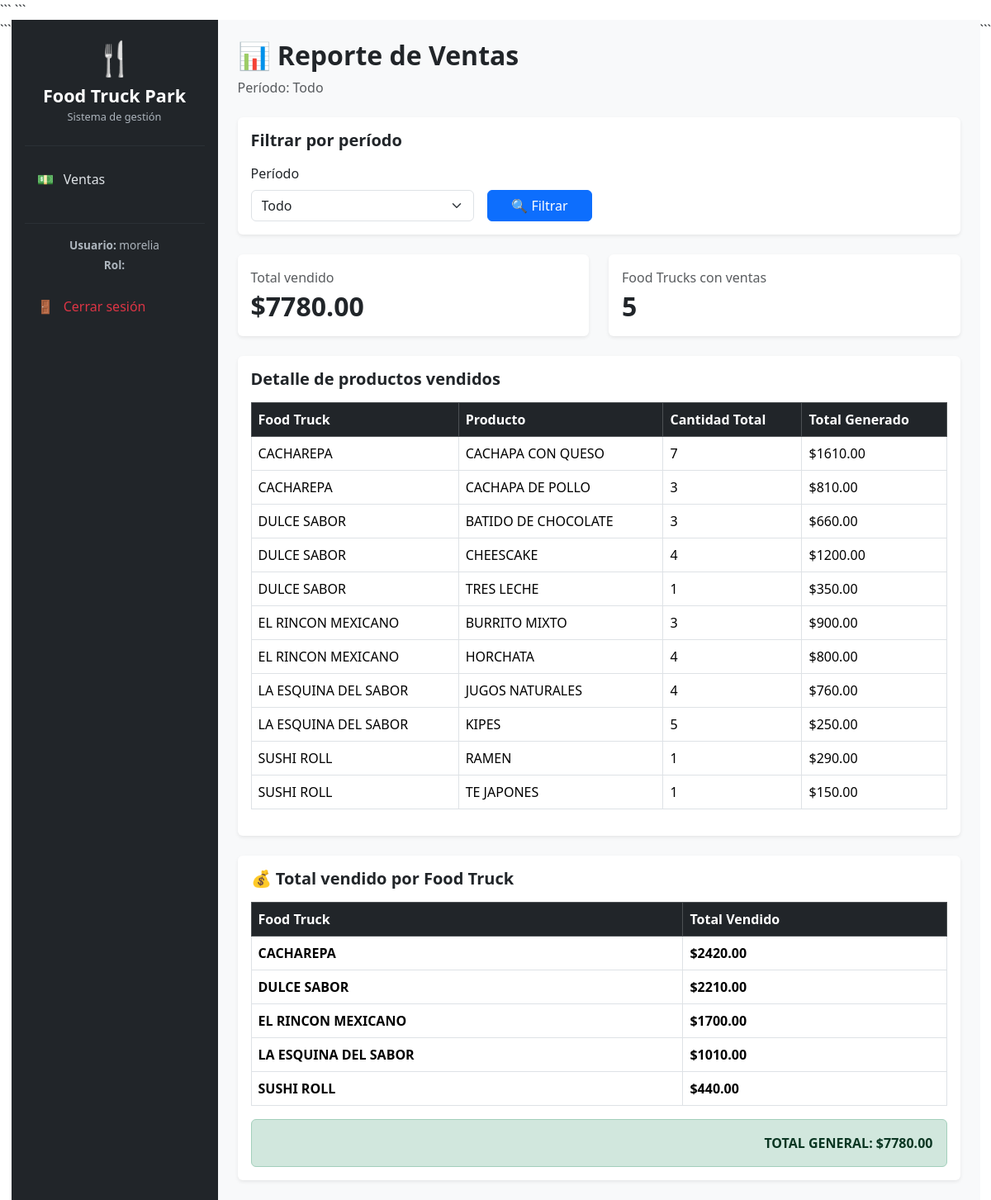
The page /reportes/ventas/ (signed in) on the database its author committed.
### foodtrucks/models.py (models this page shows, shortened)
class FoodTruck(models.Model):
    nombre = models.CharField(max_length=100)
    propietario = models.CharField(max_length=100)
    tipo_comida = models.CharField(max_length=100)
    estado = models.BooleanField(default=True)

### reportes/views.py (the view, shortened to what this page needs)
def reporte_ventas(request):
    if not request.user.is_authenticated:
        return redirect('login')
    if not request.user.is_superuser:
        try:
            if request.user.perfilusuario.rol != 'ADMIN':
                return redirect('lista_ventas')
        except:
            return redirect('lista_ventas')
    hoy = timezone.localdate()
    periodo = request.GET.get('periodo', 'todo')
    fecha_desde = None
    fecha_hasta = hoy
    if periodo == 'hoy':
        fecha_desde = hoy
    elif periodo == '7':
        fecha_desde = hoy - timedelta(days=6)
    elif periodo == '30':
        fecha_desde = hoy - timedelta(days=29)
    elif periodo == 'mes':
        fecha_desde = hoy.replace(day=1)
    elif periodo == 'anterior':
        primer_dia_mes = hoy.replace(day=1)
        fecha_hasta = primer_dia_mes - timedelta(days=1)
        fecha_desde = fecha_hasta.replace(day=1)
    detalles = DetalleVenta.objects.all()
    if fecha_desde:
        detalles = detalles.filter(
            venta__fecha__date__gte=fecha_desde
        )
    if fecha_hasta:
        detalles = detalles.filter(
            venta__fecha__date__lte=fecha_hasta
        )
    detalles = (
        detalles
        .values(
            'producto__foodtruck__nombre',
            'producto__nombre'
        )
        .annotate(
            cantidad_total=Sum('cantidad'),
            total_generado=Sum(
                ExpressionWrapper(
                    F('cantidad') * F('precio'),
                    output_field=DecimalField(
                        max_digits=10,
                        decimal_places=2
                    )
                )
            )
        )
        .order_by(
            'producto__foodtruck__nombre',
            'producto__nombre'
        )
    )
    totales_foodtruck = {}
    for detalle in detalles:
        foodtruck = detalle[
            'producto__foodtruck__nombre'
        ]
        if foodtruck not in totales_foodtruck:
            totales_foodtruck[foodtruck] = 0
        totales_foodtruck[foodtruck] += (
            detalle['total_generado']
        )
    total_general = sum(
        totales_foodtruck.values()
    )
    nombres_periodos = {
        'hoy': 'Hoy',
        '7': 'Últimos 7 días',
        '30': 'Últimos 30 días',
        'mes': 'Este mes',
        'anterior': 'Mes anterior',
        'personalizado': 'Período personalizado',
        'todo': 'Todo'
    }
    contexto = {
        'detalles': detalles,
        'totales_foodtruck': totales_foodtruck,
        'total_general': total_general,
        'periodo': periodo,
        'nombre_periodo': nombres_periodos.get(
            periodo,
            'Todo'
        ),
        'fecha_desde': fecha_desde,
        'fecha_hasta': fecha_hasta,
    }
    return render(
        request,
        'reportes/ventas.html',
        contexto
    )

### templates/reportes/ventas.html (shortened to what this page needs)
{% extends 'base.html' %}
{% block content %}
<div class="d-flex justify-content-between align-items-center mb-4">
    <div>
        <h2 class="fw-bold">
            📊 Reporte de Ventas
        </h2>
        <p class="text-muted mb-0">
            Período: {{ nombre_periodo }}
        </p>
    </div>
</div>
<div class="card border-0 shadow-sm mb-4">
    <div class="card-body">
        <h5 class="fw-bold mb-3">
            Filtrar por período
        </h5>
        <form method="GET">
            <div class="row g-3 align-items-end">
                <div class="col-md-4">
                    <label class="form-label">
                        Período
                    </label>
                    <select
                        name="periodo"
                        class="form-select"
                        onchange="mostrarFechas(this.value)"
                    >
                        <option value="todo"
                            {% if periodo == 'todo' %}selected{% endif %}>
                            Todo
                        </option>
                    </select>
                </div>
                <div class="col-md-2">
                    <button
                        type="submit"
                        class="btn btn-primary w-100"
                    >
                        🔍 Filtrar
                    </button>
                </div>
            </div>
        </form>
    </div>
</div>
<div class="row g-4 mb-4">
    <div class="col-md-6">
        <div class="card border-0 shadow-sm h-100">
            <div class="card-body">
                <p class="text-muted mb-1">
                    Total vendido
                </p>
                <h2 class="fw-bold mb-0">
                    ${{ total_general|floatformat:2 }}
                </h2>
            </div>
        </div>
    </div>
    <div class="col-md-6">
        <div class="card border-0 shadow-sm h-100">
            <div class="card-body">
                <p class="text-muted mb-1">
                    Food Trucks con ventas
                </p>
                <h2 class="fw-bold mb-0">
                    {{ totales_foodtruck|length }}
                </h2>
            </div>
        </div>
    </div>
</div>
<div class="card border-0 shadow-sm mb-4">
    <div class="card-body">
        <h5 class="fw-bold mb-3">
            Detalle de productos vendidos
        </h5>
        <div class="table-responsive">
            <table class="table table-bordered table-hover">
                <thead class="table-dark">
                    <tr>
                        <th>
                            Food Truck
                        </th>
                        <th>
                            Producto
                        </th>
                        <th>
                            Cantidad Total
                        </th>
                        <th>
                            Total Generado
                        </th>
                    </tr>
                </thead>
                <tbody>
                    {% for detalle in detalles %}
                    <tr>
                        <td>
                            {{ detalle.producto__foodtruck__nombre }}
                        </td>
                        <td>
                            {{ detalle.producto__nombre }}
                        </td>
                        <td>
                            {{ detalle.cantidad_total }}
                        </td>
                        <td>
                            ${{ detalle.total_generado|floatformat:2 }}
                        </td>
                    </tr>
                    {% endfor %}
                </tbody>
            </table>
        </div>
    </div>
</div>
<div class="card border-0 shadow-sm">
    <div class="card-body">
        <h5 class="fw-bold mb-3">
            💰 Total vendido por Food Truck
        </h5>
        <div class="table-responsive">
            <table class="table table-bordered">
                <thead class="table-dark">
                    <tr>
                        <th>
                            Food Truck
                        </th>
                        <th>
                            Total Vendido
                        </th>
                    </tr>
                </thead>
                <tbody>
                    {% for foodtruck, total in totales_foodtruck.items %}
                    <tr>
                        <td>
                            <strong>
                                {{ foodtruck }}
                            </strong>
                        </td>
                        <td>
                            <strong>
                                ${{ total|floatformat:2 }}
                            </strong>
                        </td>
                    </tr>
                    {% endfor %}
                </tbody>
            </table>
        </div>
        <div class="alert alert-success text-end mb-0">
            <strong>
                TOTAL GENERAL:
                ${{ total_general|floatformat:2 }}
            </strong>
        </div>
    </div>
</div>
{% endblock %}

### templates/base.html (shortened to what this page needs)
<!DOCTYPE html>
<html lang="es">
<head>
<link
    href="https://cdn.jsdelivr.net/npm/bootstrap@5.3.3/dist/css/bootstrap.min.css"
    rel="stylesheet">
```
</head>
<body>
{% if user.is_authenticated %}
<div class="d-flex">
```
<aside class="sidebar text-white p-3">
    <div class="text-center mb-4">
        <div class="fs-1">
            🍴
        </div>
        <div class="brand-title">
            Food Truck Park
        </div>
        <div class="brand-subtitle">
            Sistema de gestión
        </div>
    </div>
    <hr>
    {% if user.perfilusuario.rol == 'ADMIN' %}
    <ul class="nav flex-column">
        <li class="nav-item">
            <a
                class="nav-link"
                href="{% url 'dashboard' %}"
            >
                🏠
                <span class="ms-2">
                    Inicio
                </span>
            </a>
        </li>
        <li class="nav-item">
            <a
                class="nav-link"
                href="{% url 'lista_foodtrucks' %}"
            >
                🚚
                <span class="ms-2">
                    Food Trucks
                </span>
            </a>
        </li>
        <li class="nav-item">
            <a
                class="nav-link"
                href="{% url 'lista_productos' %}"
            >
                🍔
                <span class="ms-2">
                    Productos
                </span>
            </a>
        </li>
        <li class="nav-item">
            <a
                class="nav-link"
                href="{% url 'lista_ventas' %}"
            >
                💵
                <span class="ms-2">
                    Ventas
                </span>
            </a>
        </li>
        <li class="nav-item">
            <a
                class="nav-link"
                href="{% url 'reporte_ventas' %}"
            >
                📊
                <span class="ms-2">
                    Reportes
                </span>
            </a>
        </li>
        <li class="nav-item">
            <a
                class="nav-link"
                href="{% url 'lista_cajeros' %}"
            >
                👥
                <span class="ms-2">
                    Cajeros
                </span>
            </a>
        </li>
    </ul>
    {% else %}
    <ul class="nav flex-column">
        <li class="nav-item">
            <a
                class="nav-link"
                href="{% url 'lista_ventas' %}"
            >
                💵
                <span class="ms-2">
                    Ventas
                </span>
            </a>
        </li>
    </ul>
    {% endif %}
    <div class="mt-4">
        <hr>
        <div class="text-center user-info mb-3">
            <div>
                <strong>
                    Usuario:
                </strong>
                {{ user.username }}
            </div>
            <div class="mt-1">
                <strong>
                    Rol:
                </strong>
            </div>
        </div>
        <a
            class="nav-link text-danger"
            href="{% url 'logout' %}"
        >
            🚪
            <span class="ms-2">
                Cerrar sesión
            </span>
        </a>
    </div>
</aside>
<main class="main-content p-4 flex-grow-1">
    {% block content %}
    {% endblock %}
</main>
```
</div>
{% else %}
{% block login %}
{% endblock %}
{% endif %}
</body>
</html>

### templates/base.html (style rules this page uses)
.sidebar { width: 250px; min-height: 100vh; background: #212529; }
.brand-title { font-size: 1.35rem; font-weight: bold; }
.brand-subtitle { font-size: 0.8rem; color: #adb5bd; }
.sidebar .nav-link { color: #dee2e6; padding: 12px 15px; margin-bottom: 5px; border-radius: 8px; transition: 0.2s; }
.main-content { background: #f8f9fa; min-height: 100vh; }
.sidebar hr { border-color: #495057; }
.user-info { color: #adb5bd; font-size: 0.85rem; }

### rows shown on the page
FoodTruck: nombre "CACHAREPA", total "2420.00"
FoodTruck: nombre "DULCE SABOR", total "2210.00"
FoodTruck: nombre "EL RINCON MEXICANO", total "1700.00"
FoodTruck: nombre "LA ESQUINA DEL SABOR", total "1010.00"
FoodTruck: nombre "SUSHI ROLL", total "440.00"

### other values the page prints
{{ user.username }} "morelia"
{{ nombre_periodo }} "Todo"
{{ total_general|floatformat:2 }} "7780.00"
{{ totales_foodtruck|length }} "5"
{{ detalle.producto__foodtruck__nombre }} "CACHAREPA" "CACHAREPA" "DULCE SABOR" "DULCE SABOR" "DULCE SABOR" "EL RINCON MEXICANO" "EL RINCON MEXICANO" "LA ESQUINA DEL SABOR" "LA ESQUINA DEL SABOR" "SUSHI ROLL" "SUSHI ROLL"
{{ detalle.producto__nombre }} "CACHAPA CON QUESO" "CACHAPA DE POLLO" "BATIDO DE CHOCOLATE" "CHEESCAKE" "TRES LECHE" "BURRITO MIXTO" "HORCHATA" "JUGOS NATURALES" "KIPES" "RAMEN" "TE JAPONES"
{{ detalle.cantidad_total }} "7" "3" "3" "4" "1" "3" "4" "4" "5" "1" "1"
{{ detalle.total_generado|floatformat:2 }} "1610.00" "810.00" "660.00" "1200.00" "350.00" "900.00" "800.00" "760.00" "250.00" "290.00" "150.00"
